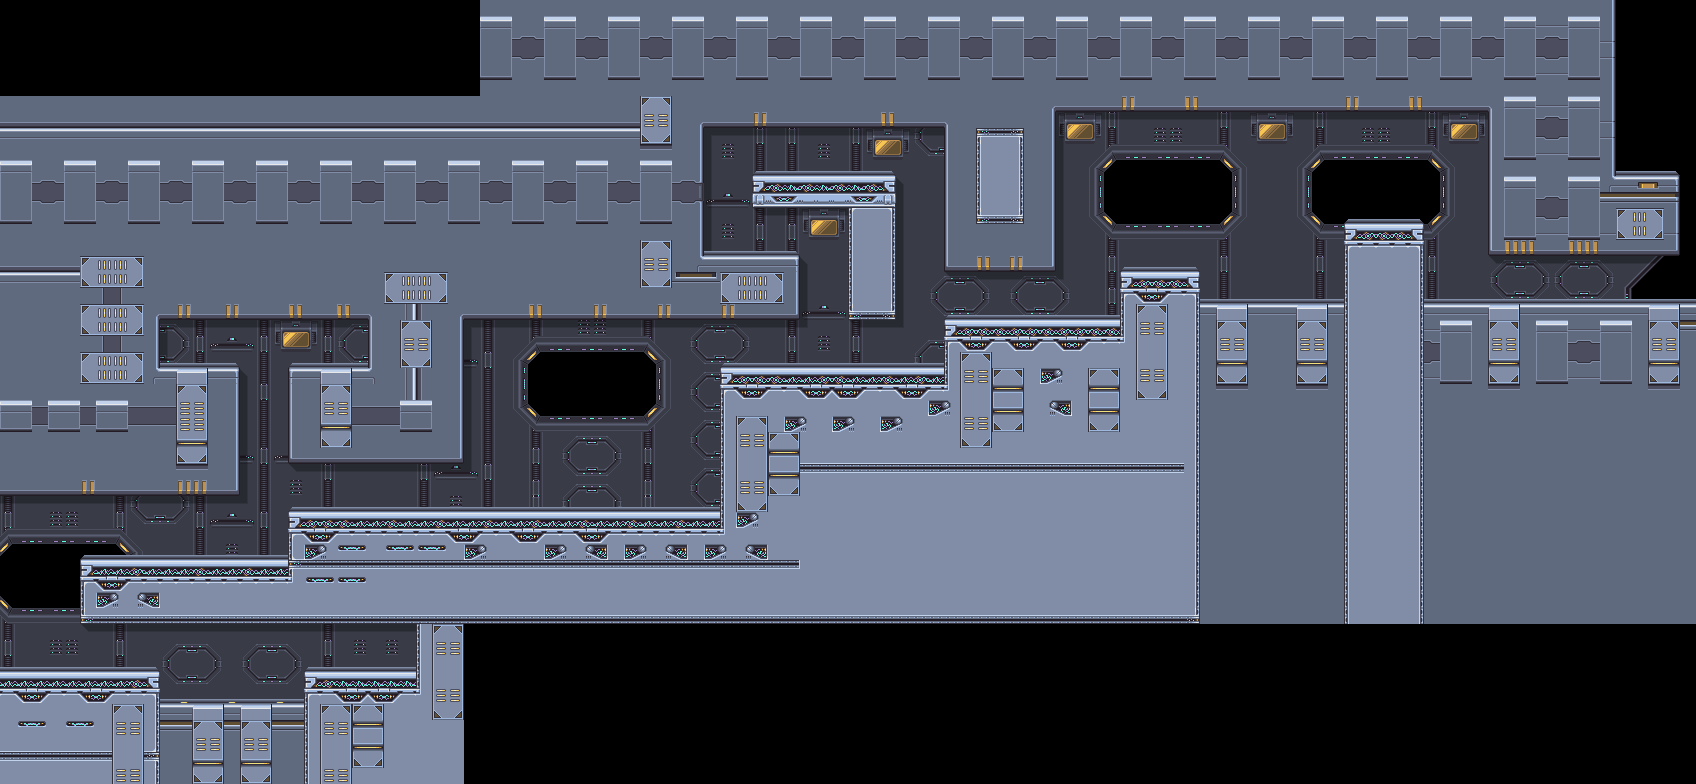

Below is a game level as drawn by its tile map, then a one-line description and the .tmx that defines it (tile-layer data replaced by summaries):
An orthogonal 106x49 tile map with 16x16 px tiles, 4 tile layers (Background, Shadows, Main, Foreground).

<map version="1.9" tiledversion="1.9.0" orientation="orthogonal" renderorder="right-down" width="106" height="49" tilewidth="16" tileheight="16" infinite="0" nextlayerid="6" nextobjectid="1">
 <tileset firstgid="1" source="DynastyTileset.tsx" />
 <layer id="4" name="Background" width="106" height="49">
  <data>[5194 cells, 2627 non-empty, 28 distinct tile ids]</data>
 </layer>
 <layer id="5" name="Shadows" width="106" height="49">
  <data>[5194 cells, 228 non-empty, 6 distinct tile ids]</data>
 </layer>
 <layer id="1" name="Main" width="106" height="49">
  <data>[5194 cells, 3352 non-empty, 51 distinct tile ids]</data>
 </layer>
 <layer id="3" name="Foreground" width="106" height="49">
  <data>[5194 cells, 0 non-empty, 0 distinct tile ids]</data>
 </layer>
</map>
